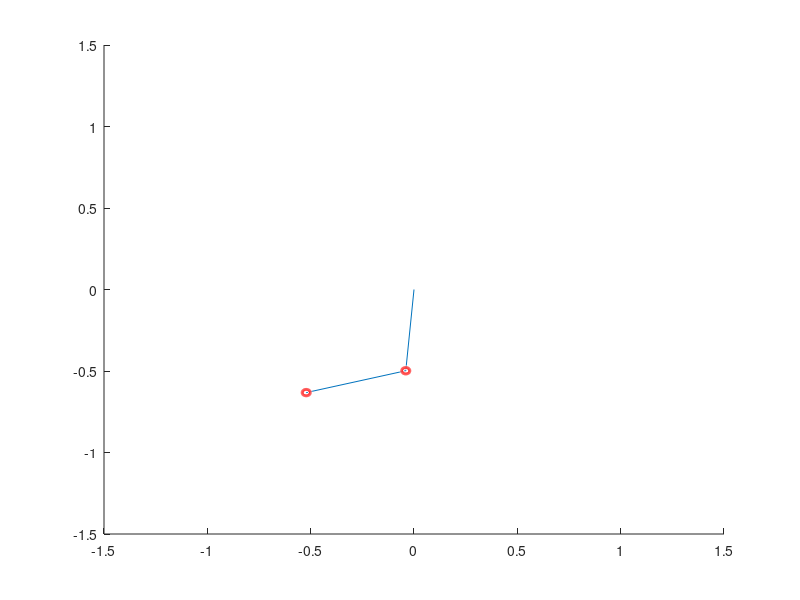
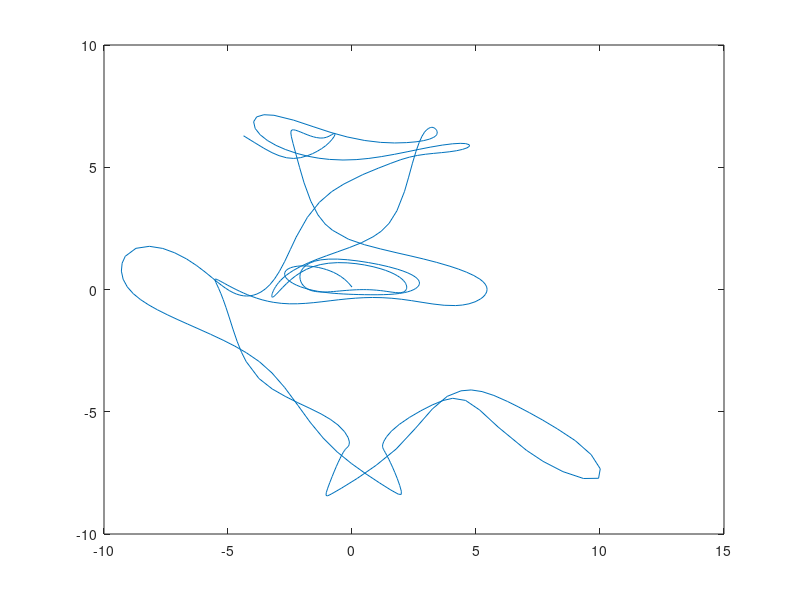

The MATLAB script that drew these images, in order:
clear
clc

m1=1; m2=1;
L1=0.5; L2=0.5;
g=9.81;
pos1=deg2rad(45);
pos2=deg2rad(30);
vel1=0;
vel2=0.1;


time=10;

tspan=[0 time];

cond=[pos1; vel1; pos2; vel2];

[t, x]= ode45(@(t, x) [x(2); (-m2*L1*(x(2)^2)*sin(x(1)-x(3))*cos(x(1)-x(3))...
    + m2*g*sin(x(3))*cos(x(1)-x(3)) - m2*L2*(x(4)^2)*sin(x(1)-x(3))...
    - g*(m1+m2)*sin(x(1)))/(m1*L1 + m2*L1*(sin(x(1)-x(3)))^2); x(4);...
    (cos(x(1)-x(3))/(m1*L1 + m2*L2*(sin(x(1)-x(3)))^2))*(m2*L1*sin(x(1)-x(3))*cos(x(1)-x(3))...
    - m1*g*sin(x(4))*cos(x(1)-x(3)) + m2*L2*(x(4)^2)*sin(x(1)-x(3))...
    + g*(m1+m2)*sin(x(1))) + L1*(x(2)^2)*sin(x(1)-x(3)) - g*sin(x(4))], tspan, cond);
%plot(x(:,1), x(:,3));
figure
for k=1:length(t)
    %title('t= %f', num2string(double(t(k, 1))))
    axis([-L1-L2-0.5 L1+L2+0.5 -L1-L2-0.5 L1+L2+0.5])
    line1= line([0 L1*sin(x(k, 1))], [0 -L1*cos(x(k, 1))]);
    line2= line([L1*sin(x(k, 1)) L1*sin(x(k, 1))+L2*sin(x(k, 3))], [-L1*cos(x(k, 1)) -L1*cos(x(k, 1))-L2*cos(x(k, 3))]);
    circ1= viscircles([L1*sin(x(k, 1)) -L1*cos(x(k, 1))], 0.02);
    circ2= viscircles([L1*sin(x(k, 1))+L2*sin(x(k, 3)) -L1*cos(x(k, 1))-L2*cos(x(k, 3))], 0.02);
    pause(0.01)
    if k<length(t)
        delete(line1)
        delete(line2)
        delete(circ1)
        delete(circ2)
    end
end

figure
plot(x(:,2), x(:,4));
